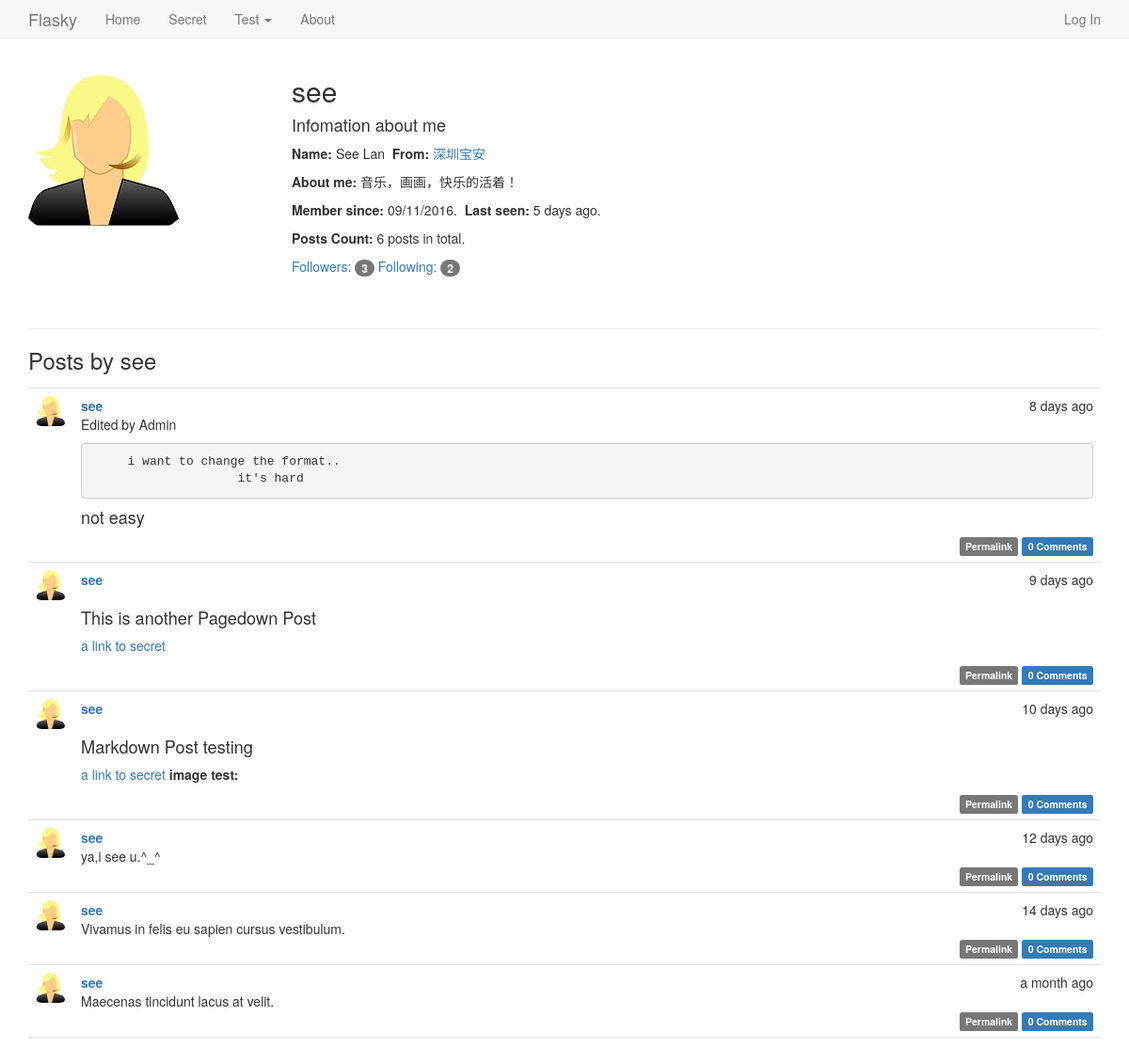
Page /user/see on the earlier database version.
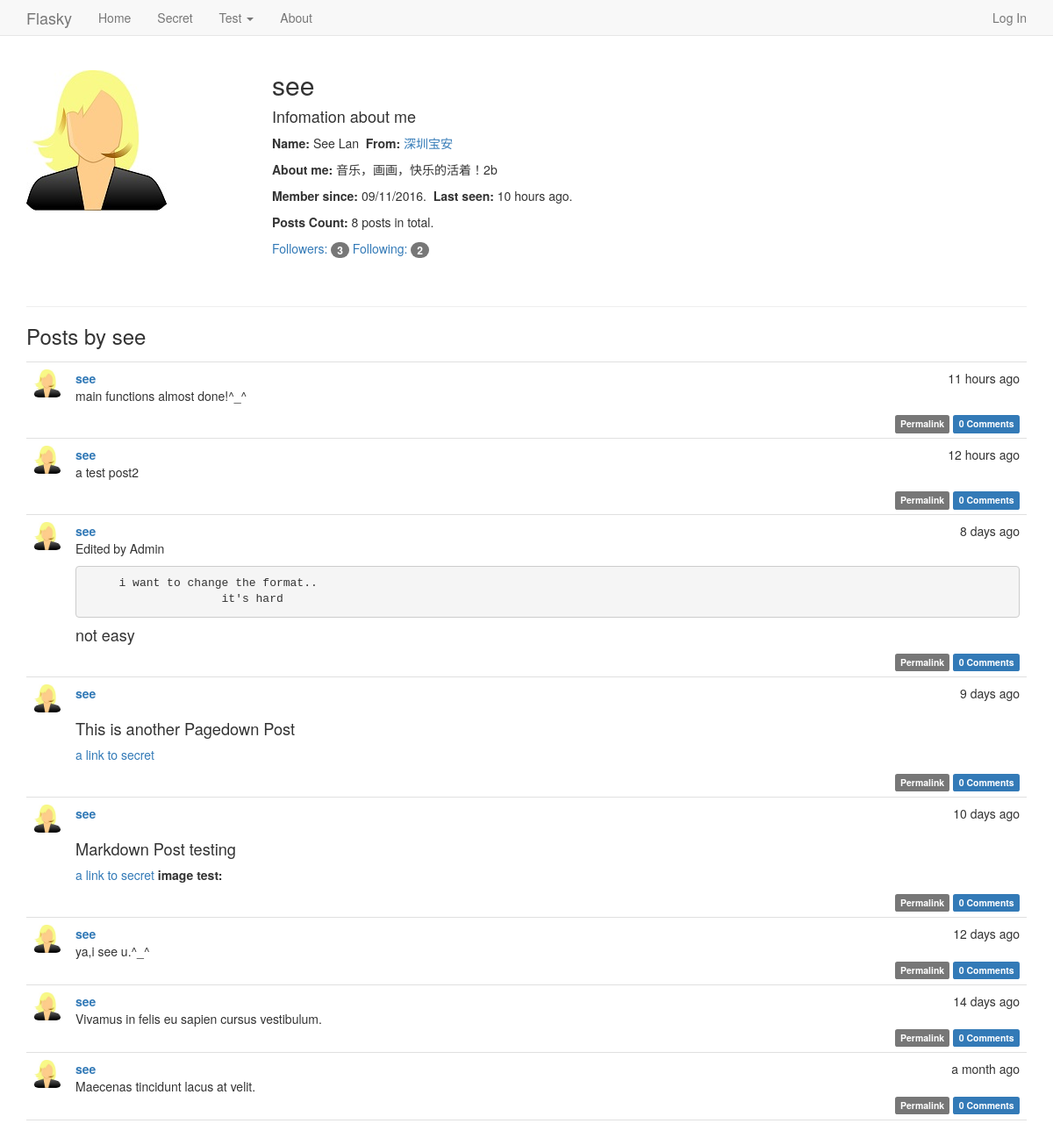
Same page on the later database version.
### app/models.py (models this page shows, shortened)
class User(UserMixin, db.Model):
    __tablename__ = 'users'
    id = db.Column(db.Integer, primary_key=True)
    email = db.Column(db.String(64), unique=True, index=True)
    username = db.Column(db.String(64), unique=True, index=True)
    role_id = db.Column(db.Integer, db.ForeignKey('roles.id'))
    password_hash = db.Column(db.String(128))
    confirmed = db.Column(db.Boolean, default=False)
    name = db.Column(db.String(64))
    sex = db.Column(db.Integer)     # 1.male 2.female 0. none
    location = db.Column(db.String(64))
    about_me = db.Column(db.Text())
    member_since = db.Column(db.DateTime(), default=datetime.utcnow)
    last_seen = db.Column(db.DateTime(), default=datetime.utcnow)
    posts = db.relationship('Post', backref='author', lazy='dynamic')
    followed = db.relationship('Follow',
                               foreign_keys=[Follow.follower_id],
                               backref=db.backref('follower', lazy='joined'),
                               lazy='dynamic',
                               cascade='all, delete-orphan')
    followers = db.relationship('Follow',
                                foreign_keys=[Follow.followed_id],
                                backref=db.backref('followed', lazy='joined'),
                                lazy='dynamic',
                                cascade='all, delete-orphan')
    comments = db.relationship('Comment', backref='author', lazy='dynamic')
    @property
    def password(self):
        raise AttributeError('password is not a readable attribute')
    def get_avatar(self):
        if self.sex == 1:
            avatar = 'avatar/male.jpg'
            return avatar
        elif self.sex == 2:
            avatar = 'avatar/female.jpg'
            return avatar
        else:
            avatar = 'avatar/none.jpg'
            return avatar

class Post(db.Model):
    __tablename__ = 'posts'
    id = db.Column(db.Integer, primary_key=True)
    body = db.Column(db.Text)
    timestamp = db.Column(db.DateTime, index=True,default=datetime.utcnow)
    author_id = db.Column(db.Integer, db.ForeignKey('users.id'))
    body_html = db.Column(db.Text)
    comments = db.relationship('Comment', backref='post', lazy='dynamic')

### app/user/views.py (the view)
@user.route('/<username>')
def user_home(username):
    user = User.query.filter_by(username=username).first()
    if user is None:
        abort(404)
    posts = user.posts.order_by(Post.timestamp.desc()).all()
    return render_template('user/user.html', user=user, posts=posts)

### app/auth/views.py (called while the page is built)
@auth.before_app_request
def before_request():
    if current_user.is_authenticated:
        current_user.ping()
        if not current_user.confirmed and  request.endpoint == 'user.secret':
            return redirect(url_for('auth.unconfirmed'))

### app/models.py (called while the page is built)
    def can(self, permissions):
        return False

    def is_administrator(self):
        return False

### app/user/__init__.py (called while the page is built)
@user.app_context_processor
def inject_permissions():
    return dict(Permission=Permission)

### app/templates/user/user.html (shortened to what this page needs)
{% extends "base.html" %}
{% block page_content %}
<div class="page-header">
  <img class="img-rounded profile-thumbnail" src="{{ url_for('static',filename=user.get_avatar()) }}">
  <div class="profile-header">
    <h2>{{ user.username }} &nbsp&nbsp
    </h2>
    {% if user.name or user.location %}
    <p>
      <h4>Infomation about me</h4>
      <div>
        {% if user.name %}<b>Name: </b>{{ user.name }}{% endif %}
          {% if user.location %}
              &nbsp<b>From: </b> <a href="http://map.baidu.com/?q={{ user.location }} " target="_blank">
            {{ user.location }}</a>
          {% endif %}
      </div>
     </p>
    {% endif %}
  {% if user.about_me %}<p><b>About me: </b>{{ user.about_me }}</p>{% endif %}
  <p>
      <b>Member since: </b> {{ moment(user.member_since).format('L') }}.
      &nbsp<b>Last seen: </b> {{ moment(user.last_seen).fromNow() }}.
  </p>
    <p><b>Posts Count: </b>{{ user.posts.count() }} posts in total.</p>
    <p>
        <a href="{{ url_for('main.followers', username=user.username) }}">
            Followers: <span class="badge">{{ user.followers.count() - 1 }}</span></a>
        <a href="{{ url_for('main.followed_by', username=user.username) }}">
            Following: <span class="badge">{{ user.followed.count() - 1 }}</span></a>
    </p>
  </div>
</div>
<h3>Posts by {{ user.username }}</h3>
{% include '_posts.html' %}
{% endblock %}

### app/templates/_posts.html (shortened to what this page needs)
<ul class="posts">
    {% for post in posts %}
    <li class="post">
        <div class="post-thumbnail">
            <a href="{{ url_for('user.user_home',username=post.author.username) }}">
                <img class="img-rounded profile-thumbnail0" src="{{ url_for('static',filename=post.author.get_avatar()) }}" with="32" height="32">
            </a>
        </div>
        <div class="post-content">
            <div class="post-date">{{ moment(post.timestamp).fromNow() }}</div>
            <div class="post-author"><a href="{{ url_for('user.user_home',username=post.author.username) }}">{{ post.author.username }}</a></div>
            <div class="post-body">
                {% if post.body_html %}
                    {{ post.body_html | safe }}
                {% else %}
                    {{ post.body }}
                {% endif %}
            </div>
            <div class="post-footer">
                <a href="{{url_for('main.post', id=post.id) }}">
                    <span class="label label-default">Permalink</span>
                </a>
                <a href="{{ url_for('main.post', id=post.id) }}#comments">
                    <span class="label label-primary">{{ post.comments.count() }} Comments</span>
                </a>
            </div>
        </div>
    </li>
    {% endfor %}
</ul>

Differences in the rows shown:
changed User "see": about_me "音乐，画画，快乐的活着！" → "音乐，画画，快乐的活着！2b"; last_seen "5 days ago" → "10 hours ago"
added Post: timestamp "11 hours ago", author.username "see", body_html "main functions almost done!^_^", comments.count "0"
added Post: timestamp "12 hours ago", author.username "see", body_html "a test post2", comments.count "0"
Other differences:
{{ user.posts.count() }}: "6" → "8"
